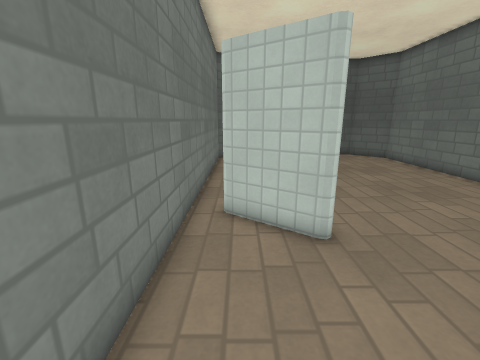
view 1 (above)

13 first-person views from a walk through a Godot game level. The camera is 1.5 m above the floor, tilts 14° down and sees 90° across. The floor is counted in squares, 0.5 m on a side. Each view is taken from the middle of a square. On the plan, view 1 faces up. The plan holds only what a view shows up to about 19 squares ahead; the rest is blank. Surface patterns are stand-ins for the level's own textures.

view 2
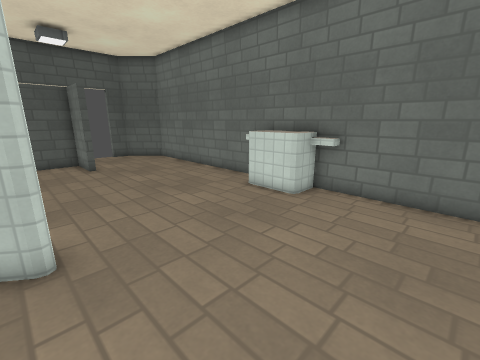

view 3
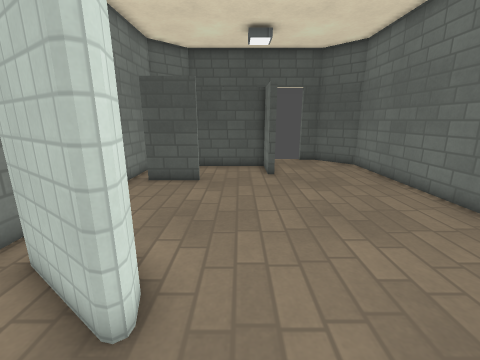

view 4
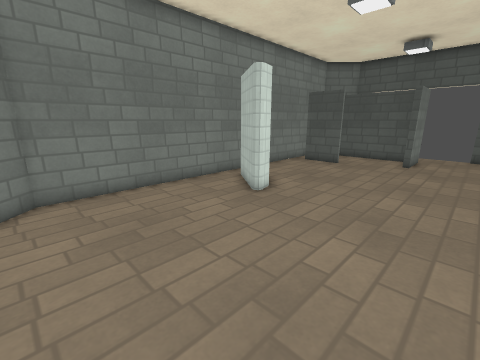

view 5
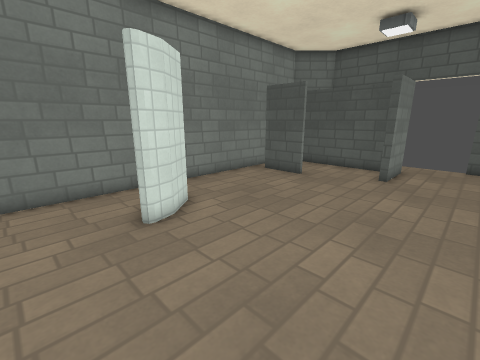

view 6
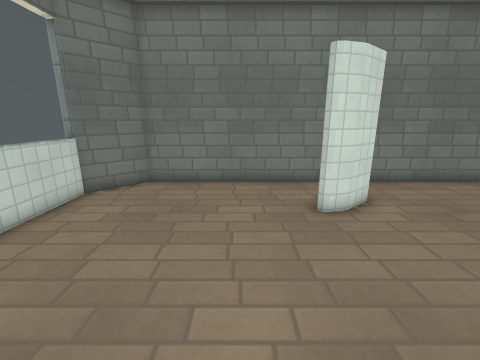

view 7
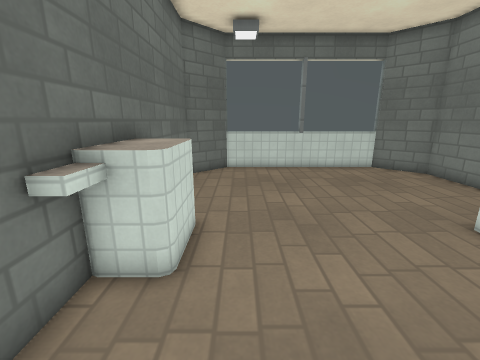

view 8
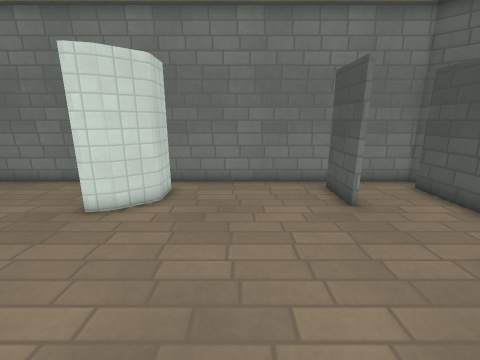

view 9
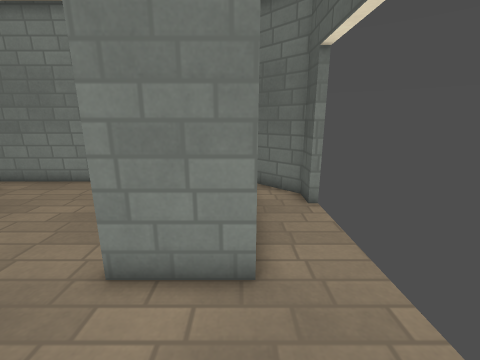

view 10
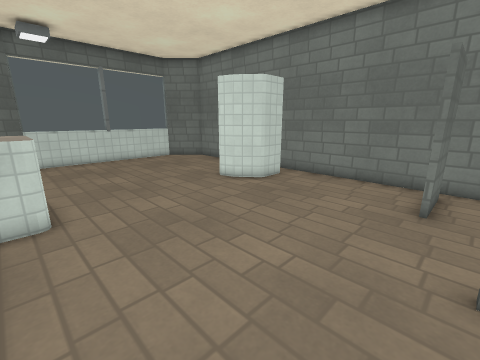

view 11
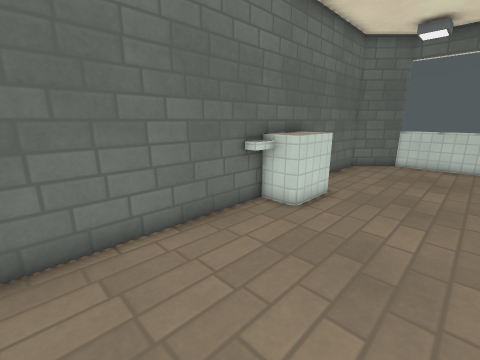

view 12
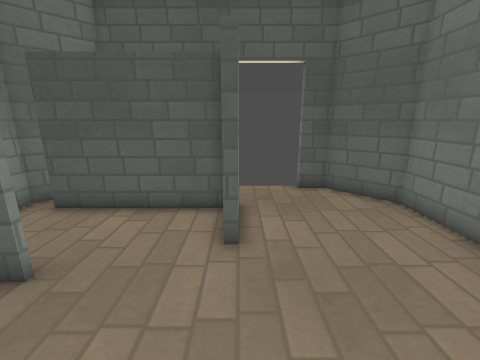

view 13
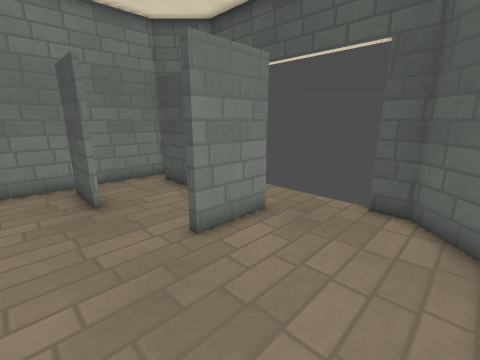

### Floor plan
Points are (right, up) in squares from view 1. A wall is a line through its corners. A room is listed if a view was taken in it or the views show most of it. See-through windows are left out.
Room 1 (views 1, 2, 3, 4, 5, 6, 7, 8, 9, 10, 11, 12, 13)
walls: (2.1, 5.7) (-0.5, 7.6); (-0.4, 7.9) (1.3, 7.9) (2.2, 6.7) (2.5, 5.9); (10.5, 7.9) (11.9, 7.9); (11.3, 7.9) (11.3, 8.9) (11.9, 8.9); (10.3, 5.4) (10.3, 7.6); (2, 15) (-0.8, 15); (11.9, 5.1) (10.5, 5.1); (11.3, 4) (11.3, 5.1); (-0.8, 15.2) (2, 15.2); (6, 19.4) (6, 16.4) (5.6, 16.4) (5.6, 18.9) (-0.5, 18.9); (1.5, 21.5) (0.3, 21.5) (-1.7, 19.5) (-1.7, -1.5) (0.3, -3.5); (9.8, -3.6) (11.9, -1.4) (11.9, 19.5) (9.9, 21.5) (8.7, 21.5)
ways out: gap at (-1, 8); gap at (-1, 15)

Where each view was taken, in squares from view 1:
view 1: 0 up, 0 right, facing up
view 2: 0 up, 2 right, facing up-right
view 3: 3 up, 4 right, facing up
view 4: 2 down, 9 right, facing up-left
view 5: 3 up, 9 right, facing up-left
view 6: 3 up, 10 right, facing left
view 7: 12 up, 9 right, facing down
view 8: 11 up, 10 right, facing left
view 9: 19 up, 10 right, facing left
view 10: 16 up, 11 right, facing down-left
view 11: 15 up, 6 right, facing down-right
view 12: 11 up, 6 right, facing up
view 13: 13 up, 11 right, facing up-left
